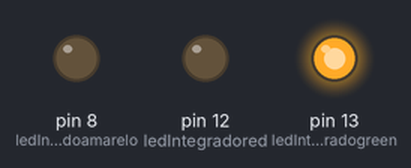
Recording of a sketch running on a simulated Arduino Uno, built with avr-gcc and run on an emulated ATmega328P. Parts: output pins drawn as LEDs (lit = HIGH).

Above: at 0.5 s.
At 1.5 s:
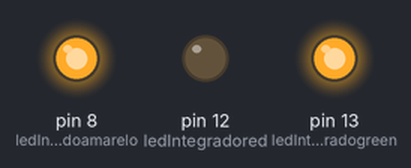
At 2.5 s:
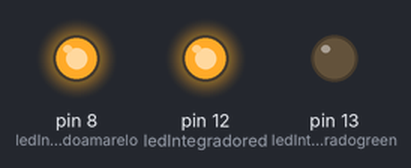
At 3.5 s:
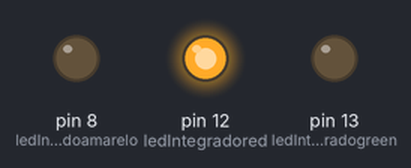
At 4.5 s:
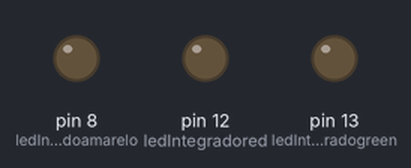
Timing chart, 0 to 6.5 s (numbered marks = the images above):
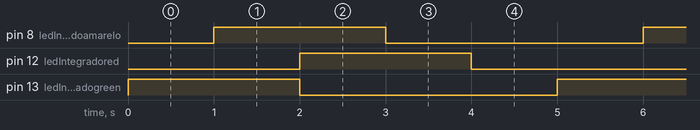

The sketch:

arduino_leds1.ino
```cpp
// C++ code
//

int ledIntegradogreen = 13;
int ledIntegradored = 12;
int ledIntegradoamarelo = 8;

void setup()
{
  pinMode(ledIntegradogreen, OUTPUT);
  pinMode(ledIntegradoamarelo, OUTPUT);
  pinMode(ledIntegradored, OUTPUT);

}

void loop()
{
  digitalWrite(ledIntegradogreen, HIGH);
  delay(1000);
  digitalWrite(ledIntegradoamarelo, HIGH);
  delay(1000);
  digitalWrite(ledIntegradogreen, LOW);
  digitalWrite(ledIntegradored, HIGH);
  delay(1000);
  digitalWrite(ledIntegradoamarelo, LOW);
  delay(1000);
  digitalWrite(ledIntegradored, LOW);
  delay(1000);


}
```

Measured:
- by itself, pin 8 (ledIntegradoamarelo), pin 12 (ledIntegradored), pin 13 (ledIntegradogreen): alternates HIGH for 2.0 s and LOW for 3.0 s
- by itself, everything shown: repeats every 5.0 s, in 5 steps
